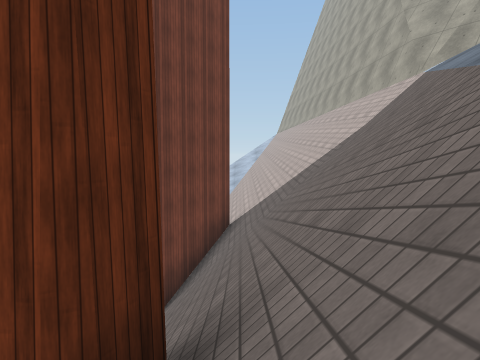
view 1 (above)

24 first-person views from a walk through a 3-D level made in the Unity game engine. The camera is 1.2 m above the floor, tilts 4° down and sees 70° across. The floor is counted in squares, 2 m on a side. Each view is taken from the middle of a square. On the plan, view 1 faces up. The plan holds only what a view shows up to about 10 squares ahead; the rest is blank. The place goes on beyond the plan. Some surface patterns are stand-ins.

view 2
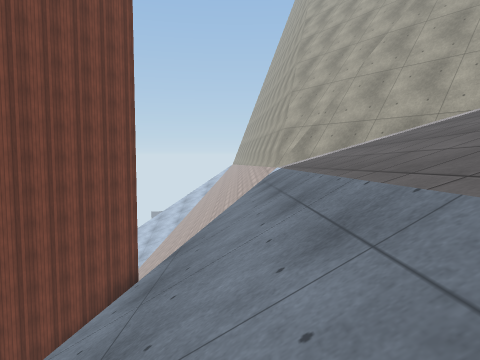

view 3
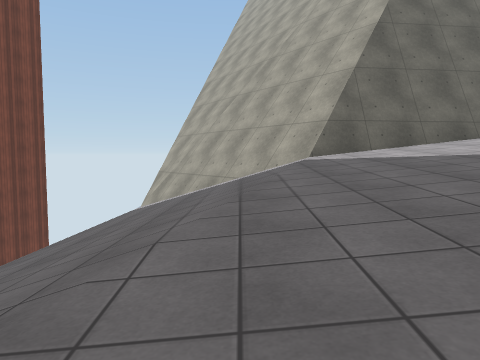

view 4
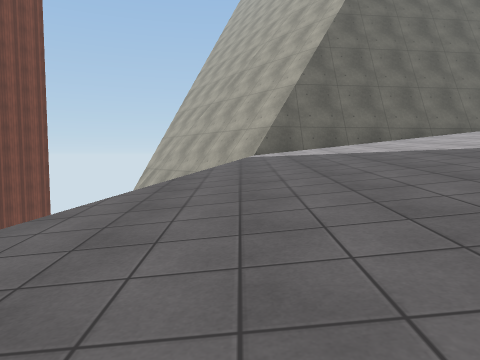

view 5
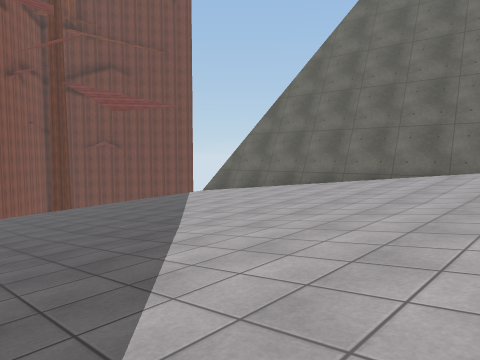

view 6
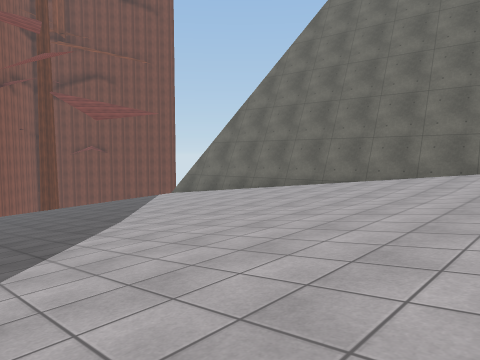

view 7
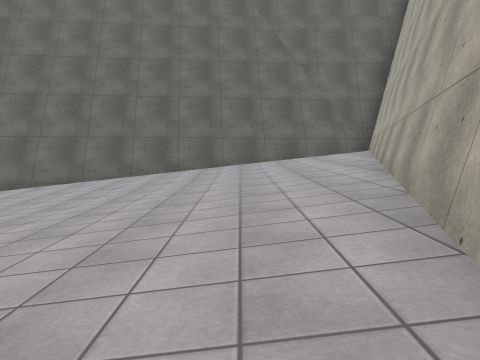

view 8
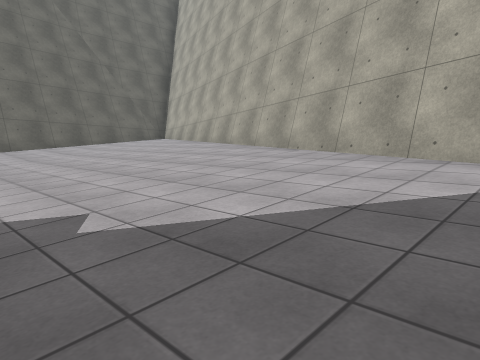

view 9
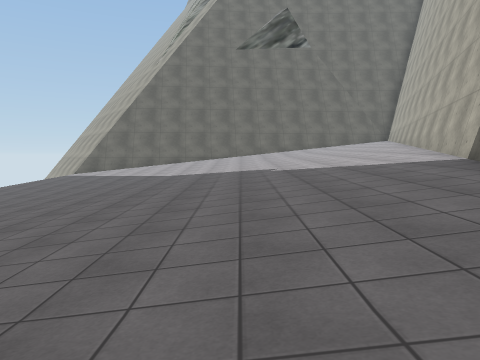

view 10
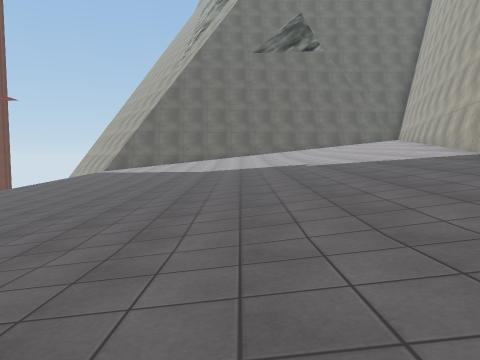

view 11
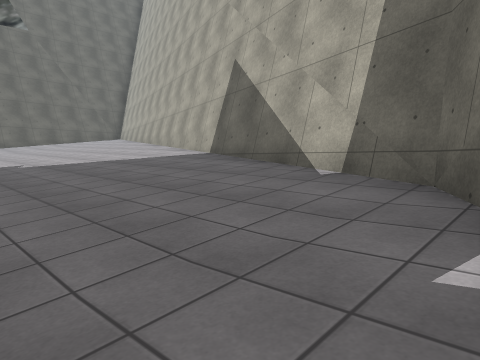

view 12
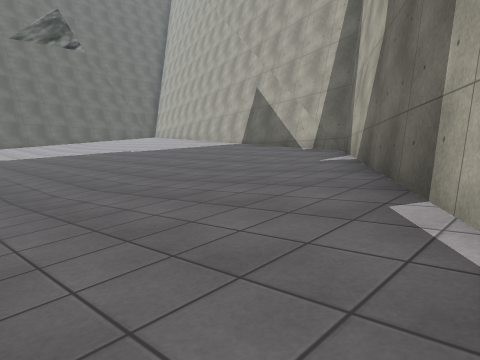

view 13
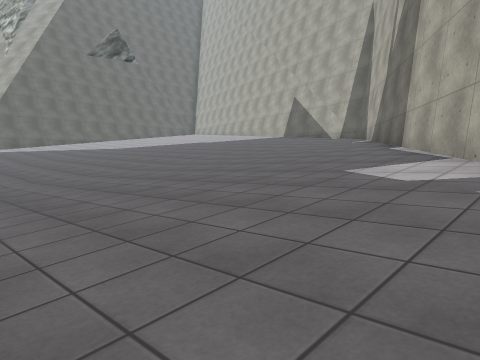

view 14
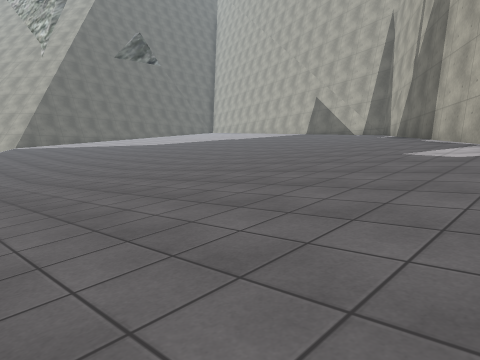

view 15
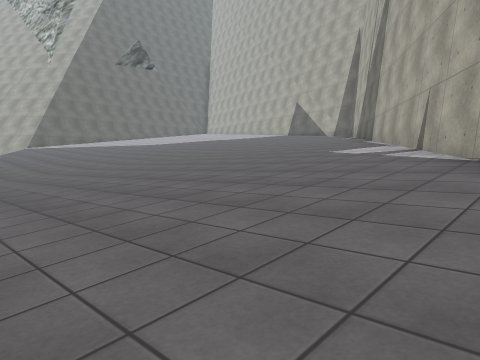

view 16
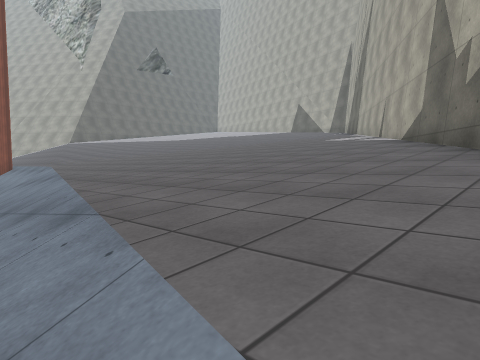

view 17
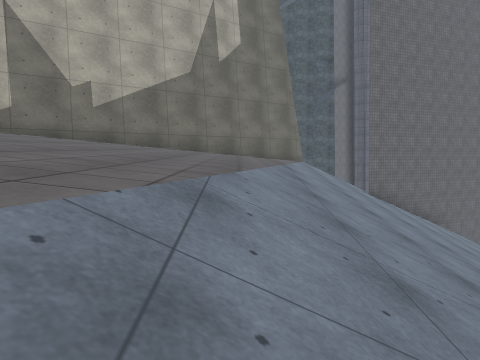

view 18
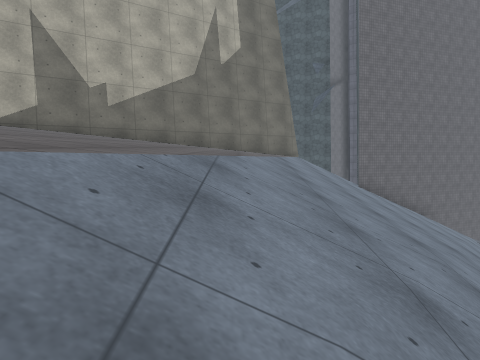

view 19
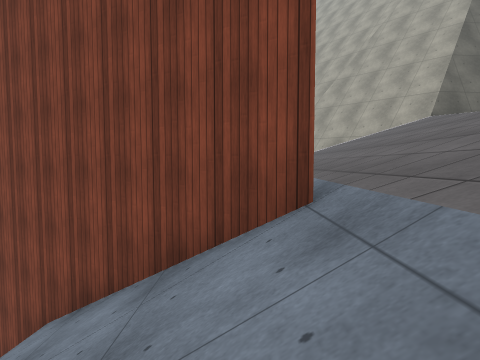

view 20
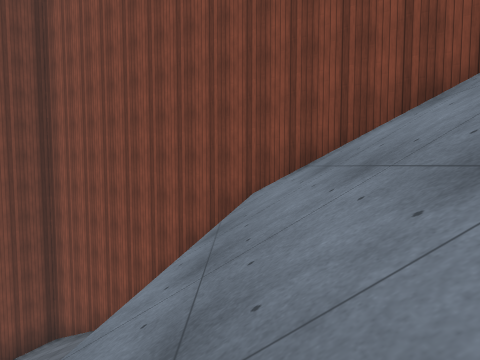

view 21
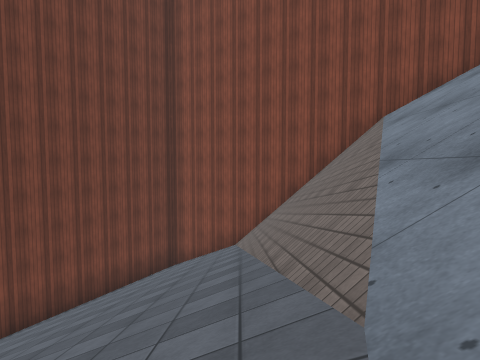

view 22
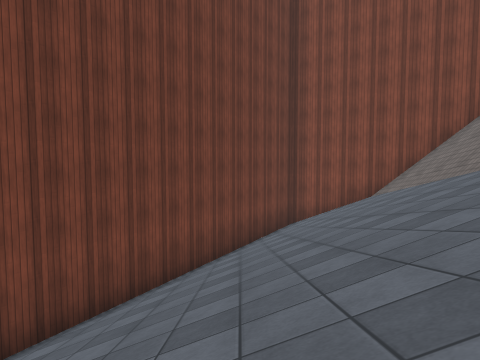

view 23
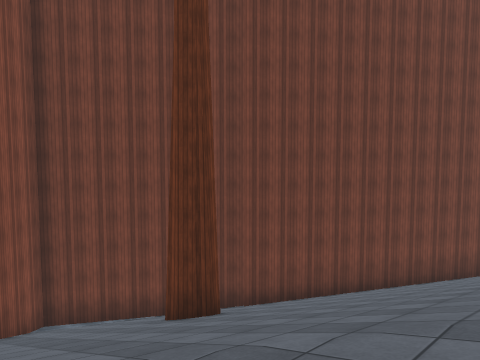

view 24
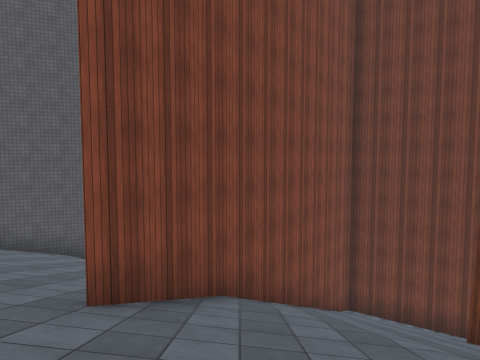

### Floor plan
Key: @ floor where view 1 was taken; # wall or solid block; . main floor; : floor 0.75 m higher than the main floor; - floor 0.75 m lower than the main floor; + floor 1.5 m higher than the main floor; _ floor 1.5 m lower than the main floor; * floor 2.5 m higher than the main floor; < floor 2.5 m lower than the main floor; ( floor 3.25 m lower than the main floor; / step, stairs or slope.
Columns run from 15 left of view 1 to 21 right of it. Each row starts with its distance up from view 1.
 10                ////#
  9               #////#
  8              ##////##
  7              #//////##
  6               ///////##        ######
  5               ////////##########+++**
  4               /////////###/:::+++++**
  3           #   /////////.....:::+++++*
  2          ###  #////////.....:::+++++*
  1         ##/###/////////-.....:::++++*
  0        ##////##@  ////--......::+++++
 -1        #//////### ////---.....::+++++
 -2       ##////////## //__---....:::+++#
 -3       #//////////##//___--.....::+++#
 -4      ##//////////////___---....::+++#
 -5     ##////////////// ____--....::++##
 -6    ##//////////// /  ____--....:::+#
 -7    #////////////    <____--.....::+#
 -8   # //////  //      <____---....::/#
 -9  ##//#////  /       <_____--....::##
-10 ##/////////      // <_____--....::#
-11 ###////////     ///<<____---....:##
-12   ##//////     ///<<_____---....##
-13    ###/////    ///<<_____--....##
-14      ##/// /  ////<<_____--..###
-15       ##//   ////<<<____---.##
-16       ////   ////<<<____--###
-17     ////    /////<<_____-##
-18   /////    //////<<____###
-19   ///      /////(<<___##
-20  #//       /////<<<_###
-21  #         /////<<<##

Positions as (right, up) in squares from view 1, and headings:
1: (0, 0), facing up
2: (3, -1), facing up
3: (7, -3), facing up
4: (8, -5), facing up
5: (18, -4), facing up-left
6: (20, -4), facing up-left
7: (20, -4), facing up
8: (16, -6), facing up-right
9: (16, -12), facing up
10: (15, -13), facing up
11: (15, -12), facing up-right
12: (11, -15), facing up-right
13: (6, -17), facing up-right
14: (4, -17), facing up-right
15: (3, -19), facing up-right
16: (0, -21), facing up-right
17: (2, -11), facing down
18: (2, -10), facing down
19: (3, -6), facing up
20: (0, -7), facing up
21: (-3, -9), facing up
22: (-7, -9), facing up
23: (-5, -13), facing up-left
24: (-4, -14), facing left
